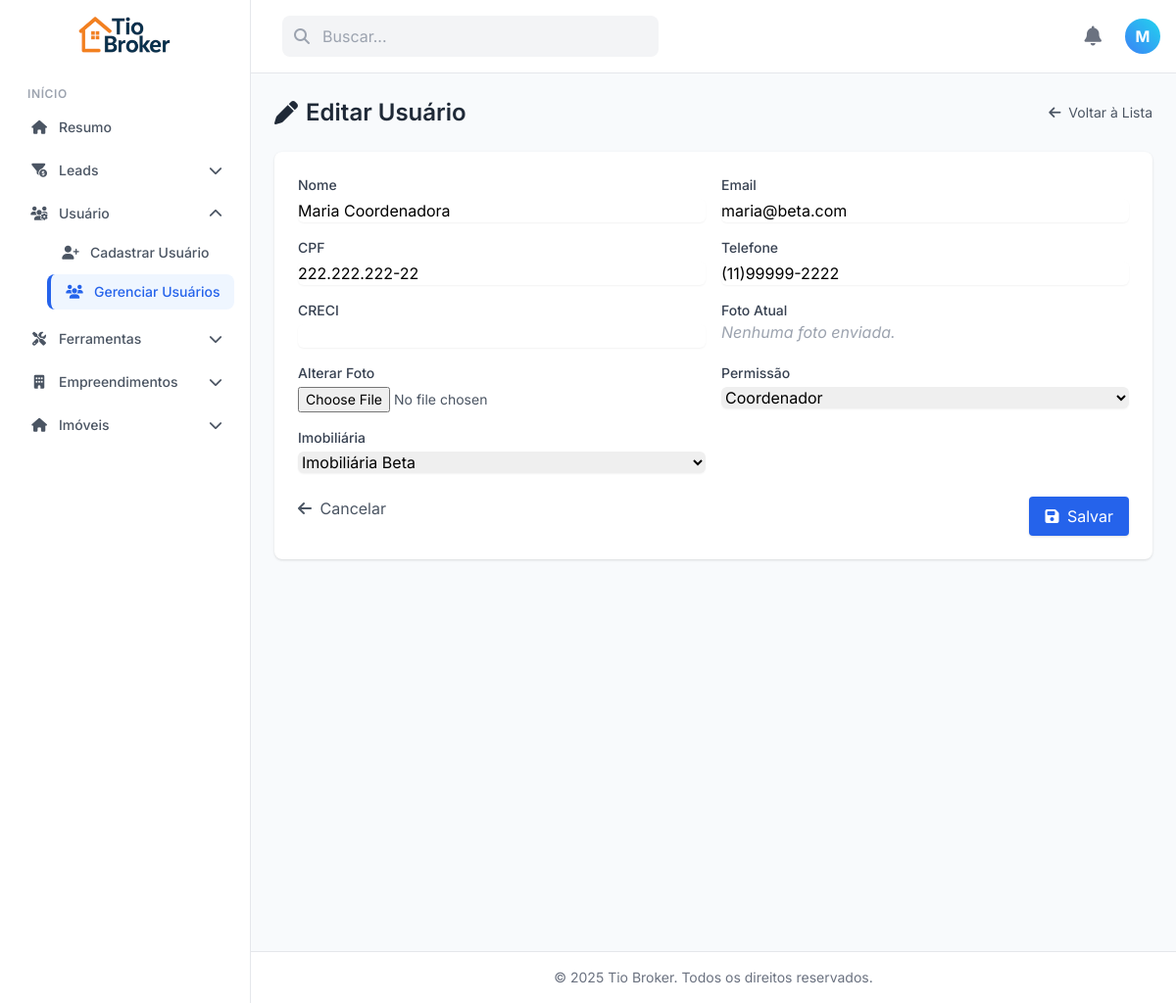
The page /views/usuarios/editar.php?id=2 (signed in) on the database its author committed.
### tables this page shows
CREATE TABLE usuario (
    id_usuario INT AUTO_INCREMENT PRIMARY KEY,
    nome VARCHAR(100) NOT NULL,
    email VARCHAR(100) UNIQUE NOT NULL,
    cpf VARCHAR(14) UNIQUE NOT NULL,
    senha VARCHAR(255) NOT NULL,
    creci VARCHAR(20) NULL,
    telefone VARCHAR(20) NOT NULL,
    permissao ENUM(
        'SuperAdmin',
        'Admin',
        'Coordenador',
        'Corretor'
    ) NOT NULL,
    foto TEXT NULL,
    id_imobiliaria INT,
    idioma VARCHAR(10) DEFAULT 'pt-br',
    tema ENUM('light', 'dark') DEFAULT 'light',
    tamanho_fonte VARCHAR(10) DEFAULT 'text-base',
    notificacao_sonora BOOLEAN DEFAULT TRUE,
    notificacao_visual BOOLEAN DEFAULT TRUE,
    narrador BOOLEAN DEFAULT FALSE,
    is_deleted TINYINT(1) NOT NULL DEFAULT 0,
    FOREIGN KEY (id_imobiliaria) REFERENCES imobiliaria (id_imobiliaria) ON DELETE SET NULL
);

CREATE TABLE imobiliaria (
    id_imobiliaria INT AUTO_INCREMENT PRIMARY KEY,
    tipo_pessoa CHAR(1) NOT NULL DEFAULT 'J' COMMENT 'F = Física | J = Jurídica',
    nome VARCHAR(255) NOT NULL,
    cnpj VARCHAR(18) NULL,
    cpf VARCHAR(14) NULL,
    is_deleted TINYINT(1) NOT NULL DEFAULT 0,  
    created_at TIMESTAMP DEFAULT CURRENT_TIMESTAMP,
    updated_at TIMESTAMP DEFAULT CURRENT_TIMESTAMP ON UPDATE CURRENT_TIMESTAMP
);

### views/usuarios/editar.php (called while the page is built, shortened)
<?php
require_once '../../config/config.php';
require_once '../../models/Usuario.php';
require_once '../../models/Imobiliaria.php';
$id = $_GET['id'] ?? null;
$usuarioModel = new Usuario($connection);
$imobiliariaModel = new Imobiliaria($connection);
$usuario = $usuarioModel->buscarPorId($id);
$dados = $usuario;
$usuarioLogado = $_SESSION['usuario'];
$permissao = $usuarioLogado['permissao'];
$id_imobiliaria_usuario = $usuarioLogado['id_imobiliaria'];
if ($permissao === 'SuperAdmin') {
  $listaImobiliarias = $imobiliariaModel->listarTodas();
} else {
  $imob = $imobiliariaModel->buscarPorId($id_imobiliaria_usuario);
  $listaImobiliarias = $imob ? [$imob] : [];
}
include '../layout/template_base.php';

### models/Usuario.php (called while the page is built, shortened)
<?php
class Usuario
{
    private $conn;
    public function __construct($conn)
    {
        $this->conn = $conn;
    }
    public function buscarPorId($id)
    {
        $stmt = $this->conn->prepare("SELECT * FROM usuario WHERE id_usuario = ? AND is_deleted = 0");
        $stmt->bind_param("i", $id);
        $stmt->execute();
        $resultado = $stmt->get_result();
        return $resultado ? $resultado->fetch_assoc() : null;
    }
}

### models/Imobiliaria.php (called while the page is built, shortened)
<?php
class Imobiliaria
{
    private $conn;
    public function __construct($conn)
    {
        $this->conn = $conn;
    }
    public function buscarPorId($id)
    {
        $stmt = $this->conn->prepare("SELECT * FROM imobiliaria WHERE id_imobiliaria = ? AND is_deleted = 0");
        $stmt->bind_param("i", $id);
        $stmt->execute();
        return $stmt->get_result()->fetch_assoc();
    }
}

### views/usuarios/editar_conteudo.php (the view, shortened to what this page needs)
<div class="max-w-4xl mx-auto">
    <div class="flex justify-between items-center mb-6">
        <h2 class="text-2xl font-semibold text-gray-800 flex items-center gap-2">
            <i class="fas fa-pen"></i> Editar Usuário
        </h2>
        <a href="listar.php" class="text-sm text-gray-600 hover:text-blue-600">
            <i class="fas fa-arrow-left mr-1"></i> Voltar à Lista
        </a>
    </div>
    <form action="../../controllers/UsuarioController.php" method="POST" enctype="multipart/form-data" onsubmit="validarFormulario(event)" class="bg-white p-6 rounded-lg shadow">
        <div class="grid grid-cols-1 md:grid-cols-2 gap-4">
            <div>
                <label for="nome" class="block text-sm font-medium text-gray-700">Nome</label>
                <input type="text" id="nome" name="nome" class="mt-1 block w-full border-gray-300 rounded-md shadow-sm" value="<?= htmlspecialchars($dados['nome'], ENT_QUOTES) ?>" required>
            </div>
            <div>
                <label for="email" class="block text-sm font-medium text-gray-700">Email</label>
                <input type="email" id="email" name="email" class="mt-1 block w-full border-gray-300 rounded-md shadow-sm" value="<?= htmlspecialchars($dados['email'], ENT_QUOTES) ?>" required>
            </div>
            <div>
                <label for="cpf" class="block text-sm font-medium text-gray-700">CPF</label>
                <input type="text" id="cpf" name="cpf" maxlength="14" placeholder="000.000.000-00"
                    class="mt-1 block w-full border-gray-300 rounded-md shadow-sm"
                    value="<?= htmlspecialchars($dados['cpf'], ENT_QUOTES) ?>" required>
            </div>
            <div>
                <label for="telefone" class="block text-sm font-medium text-gray-700">Telefone</label>
                <input type="text" id="telefone" name="telefone" maxlength="15" placeholder="(00) 00000-0000"
                    class="mt-1 block w-full border-gray-300 rounded-md shadow-sm"
                    value="<?= htmlspecialchars($dados['telefone'], ENT_QUOTES) ?>" required>
            </div>
            <div>
                <label for="creci" class="block text-sm font-medium text-gray-700">CRECI</label>
                <input type="text" id="creci" name="creci" class="mt-1 block w-full border-gray-300 rounded-md shadow-sm" value="<?= htmlspecialchars($dados['creci'], ENT_QUOTES) ?>">
            </div>
            <div>
                <label class="block text-sm font-medium text-gray-700">Foto Atual</label>
                <?php if (!empty($dados['foto'])): ?>
                    <img src="<?= htmlspecialchars($dados['foto'], ENT_QUOTES) ?>" alt="Foto do Usuário" class="w-24 rounded mt-1">
                <?php else: ?>
                    <p class="text-gray-400 italic">Nenhuma foto enviada.</p>
                <?php endif; ?>
            </div>
            <div>
                <label for="foto" class="block text-sm font-medium text-gray-700">Alterar Foto</label>
                <input type="file" id="foto" name="foto" class="mt-1 block w-full text-sm text-gray-600">
            </div>
            <div>
                <label for="permissao" class="block text-sm font-medium text-gray-700">Permissão</label>
                <?php if ($dados['permissao'] === 'SuperAdmin'): ?>
                    <input type="hidden" name="permissao" value="SuperAdmin">
                    <div class="mt-1 text-gray-600 bg-gray-100 border border-gray-300 px-3 py-2 rounded">
                        SuperAdmin (não editável)
                    </div>
                <?php else: ?>
                    <select id="permissao" name="permissao" class="mt-1 block w-full border-gray-300 rounded-md shadow-sm">
                        <option value="Coordenador" <?= $dados['permissao'] === 'Coordenador' ? 'selected' : '' ?>>Coordenador</option>
                    </select>
                <?php endif; ?>
            </div>
            <div>
                <label for="id_imobiliaria" class="block text-sm font-medium text-gray-700">Imobiliária</label>
                <select id="id_imobiliaria" name="id_imobiliaria" class="mt-1 block w-full border-gray-300 rounded-md shadow-sm">
                            <?php foreach ($listaImobiliarias as $imob): ?>
                                <option value="<?= $imob['id_imobiliaria'] ?>" <?= ($dados['id_imobiliaria'] ?? null) == $imob['id_imobiliaria'] ? 'selected' : '' ?>>
                                        <?= htmlspecialchars($imob['nome']) ?>
                                </option>
                            <?php endforeach; ?>
                </select>
            </div>
                            </div>
        <div class="mt-6 flex justify-between">
            <a href="listar.php" class="text-gray-600 hover:text-blue-600"><i class="fas fa-arrow-left mr-1"></i> Cancelar</a>
            <button type="submit" class="bg-blue-600 hover:bg-blue-700 text-white px-4 py-2 rounded shadow">
                <i class="fas fa-save mr-1"></i> Salvar
            </button>
        </div>
    </form>
</div>

### views/layout/header.php (shortened to what this page needs)
<?php
$usuarioLogado = $_SESSION['usuario'] ?? ['nome' => 'Usuário', 'email' => 'exemplo@email.com'];
$primeiroNome = explode(' ', trim($usuarioLogado['nome']))[0] ?? 'Usuário';
$primeiraLetra = strtoupper(substr($primeiroNome, 0, 1));
$fotoPerfil = $usuarioLogado['foto'] ?? null;
$temFoto = !empty($fotoPerfil);
$caminhoFoto = $temFoto ? BASE_URL . ltrim(str_replace('../', '', $fotoPerfil), '/') : '';
?>
<header class="flex items-center justify-between p-4 bg-white border-b border-gray-200">
    <div class="flex items-center space-x-4">
        <div class="relative hidden md:block">
            <i class="fas fa-search absolute left-3 top-1/2 -translate-y-1/2 text-gray-400"></i>
            <input type="text" data-i18n="header.search" placeholder="Buscar..." class="w-64 lg:w-96 pl-10 pr-4 py-2 bg-gray-100 border border-transparent rounded-lg focus:outline-none focus:ring-2 focus:ring-blue-500 focus:bg-white transition">
        </div>
    </div>
    <div class="flex items-center space-x-6">
        <button class="text-gray-500 hover:text-blue-500">
            <i class="fas fa-bell text-xl"></i>
        </button>
        <div class="relative">
            <button id="profile-btn" class="flex items-center space-x-2 cursor-pointer">
                <?php if ($temFoto): ?>
                    <img src="<?= htmlspecialchars($caminhoFoto) ?>" alt="Avatar" class="w-9 h-9 rounded-full object-cover bg-gray-200" onerror="this.style.display='none'; this.nextElementSibling.classList.remove('hidden');">
                    <div class="hidden w-9 h-9 rounded-full bg-gradient-to-tr from-blue-500 to-cyan-400 text-white flex items-center justify-center font-bold"><?= $primeiraLetra ?></div>
                <?php else: ?>
                    <div class="w-9 h-9 rounded-full bg-gradient-to-tr from-blue-500 to-cyan-400 text-white flex items-center justify-center font-bold"><?= $primeiraLetra ?></div>
                <?php endif; ?>
            </button>
        </div>
    </div>
</header>

### views/layout/template_base.php (style rules this page uses)
body { font-family: 'Inter', sans-serif; background-color: #f8fafc; }

### rows shown on the page
usuario: nome "M", nome "Maria Coordenadora", email "maria@beta.com", cpf "222.222.222-22", telefone "(11)99999-2222", permissao "Coordenador", id_imobiliaria "Imobiliária Beta"
